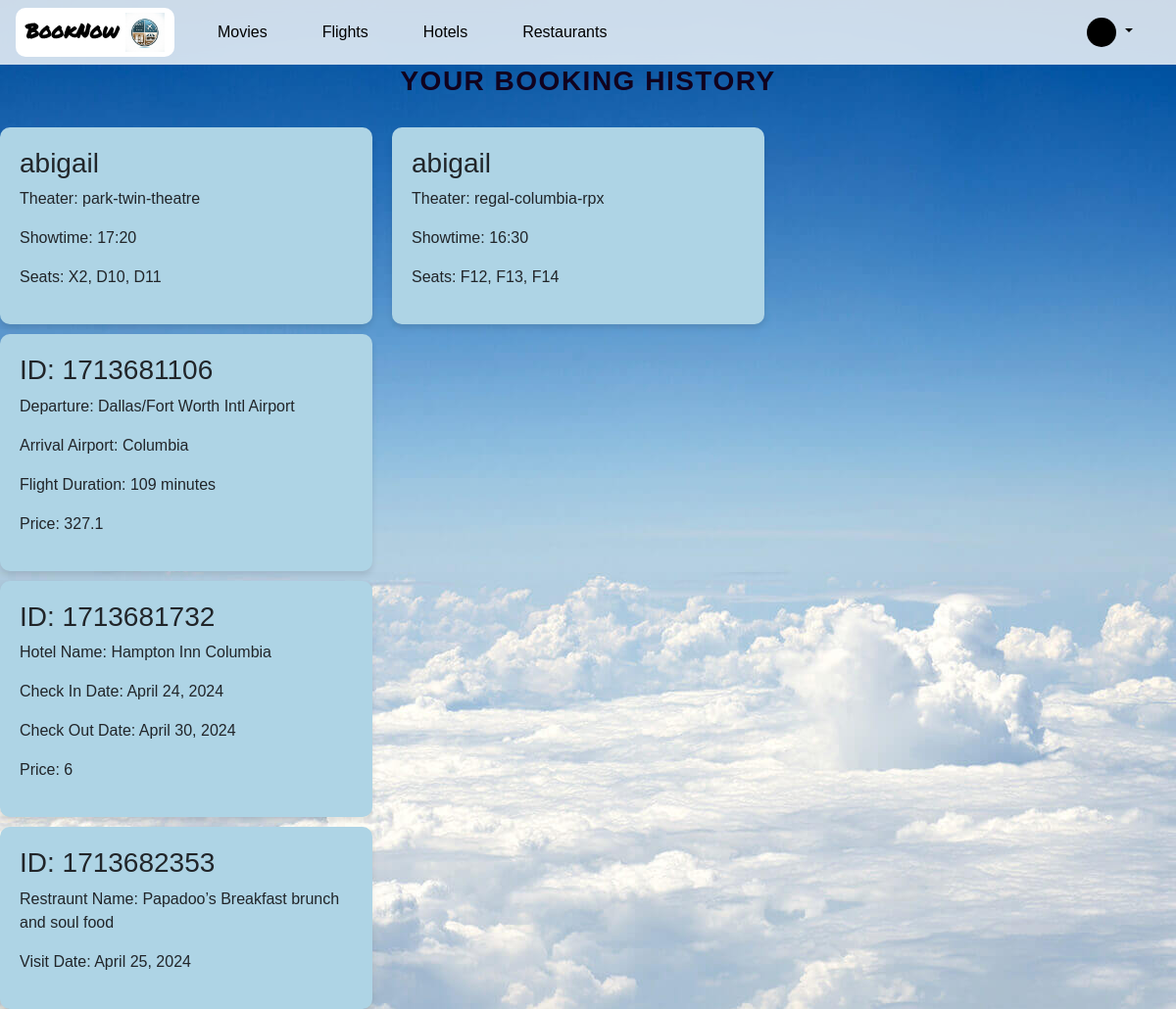
/history/ (signed in), run on the app's committed database.
### user/models.py (models this page shows, shortened)
class UserProfile(models.Model):
    user = models.OneToOneField(User, on_delete=models.CASCADE)
    name= models.CharField(max_length=100)
    lname=models.CharField(null=True,max_length=100,blank=True,default='')
    email = models.EmailField(null=True)
    profile_pic = models.ImageField(upload_to='profile_pics/', null=True, blank=True)
    address = models.TextField(null=True,blank=True)
    line1=models.TextField(null=True,blank=True,default='')
    line2=models.TextField(null=True,blank=True,default='')
    state=models.TextField(null=True,blank=True,default='')
    country=models.TextField(null=True,blank=True,default='')
    country_code=models.IntegerField( default=0)
    phno = models.IntegerField( default=0)

class MovieTickets(models.Model):
    user = models.ForeignKey(settings.AUTH_USER_MODEL, on_delete=models.CASCADE)
    theater = models.CharField(max_length=255)
    movie = models.CharField(max_length=255)
    showtime = models.CharField(max_length=25)
    booking_id = models.AutoField(primary_key=True)
    tickets = models.CharField(max_length=255)
    payment = models.BooleanField(default=False)

class FlightBooking(models.Model):
    user = models.CharField(max_length=20, default ="123")
    booking_id = models.CharField(max_length=20, unique=True)
    arrival_time = models.TimeField()
    arrival_airport = models.CharField(max_length=100)
    departure_airport = models.CharField(max_length=100)
    duration = models.IntegerField(help_text="Duration in minutes")
    price = models.FloatField()
    payment_card_ending = models.CharField(max_length=4)
    thank_you_note = models.TextField(default="Thank you for your booking!")

class HotelBooking(models.Model):
    user = models.CharField(max_length=20, default ="123")
    booking_id = models.CharField(max_length=100, unique=True)
    hotel_name = models.CharField(max_length=100)
    business_id = models.CharField(max_length=100)
    checkin_date = models.DateField()
    checkout_date = models.DateField()
    duration = models.IntegerField(help_text="Duration in days")
    price = models.FloatField()
    payment_card_ending = models.CharField(max_length=4)

class RestrauntBooking(models.Model):
    user = models.CharField(max_length=20, default ="123")
    booking_id = models.CharField(max_length=100, unique=True)
    restraunt_name = models.CharField(max_length=100)
    business_id = models.CharField(max_length=100)
    visit_date = models.DateField()
    payment_card_ending = models.CharField(max_length=4)

### user/views.py (the view)
# urls.py: path('history/', views.history, name='history'),
@login_required
def history(request):
    bookings = MovieTickets.objects.filter(user=request.user,payment=True).order_by('-showtime')
    flight_bookings = FlightBooking.objects.filter(user=request.user)
    flight_bookings_filtered = []
    for booking in flight_bookings:
        data = []
        data.extend([booking.booking_id, booking.arrival_airport, booking.departure_airport,  booking.duration, booking.price])
        passengers = Passenger.objects.filter(booking=booking)
        flight_bookings_filtered.append(data)
    hotel_bookings = HotelBooking.objects.filter(user=request.user)
    hotel_bookings_filtered = []
    for booking in hotel_bookings:
        data = []
        data.extend([booking.booking_id, booking.hotel_name, booking.checkin_date, booking.checkout_date, booking.duration, booking.price])
        passengers = HotelCustomer.objects.filter(booking=booking)
        hotel_bookings_filtered.append(data)
    restraunt_bookings = RestrauntBooking.objects.filter(user=request.user)
    restraunt_bookings_filtered = []
    for booking in restraunt_bookings:
        data = []
        data.extend([booking.booking_id, booking.restraunt_name, booking.visit_date])
        passengers = RestrauntCustomer.objects.filter(booking=booking)
        restraunt_bookings_filtered.append(data)
    context = {
        'bookings': bookings,
        'flight_bookings': flight_bookings_filtered,
        'hotel_bookings': hotel_bookings_filtered,
        'restraunt_bookings': restraunt_bookings_filtered
    }
    return render(request, 'history.html', context)

### templates/history.html (shortened to what this page needs)
{% extends 'base.html' %}
{% block content %}
<div class="booking-history">
    <h2 class="booking-history-header">Your Booking History</h2>
    <div class="bookings-container">
        {% for booking in bookings %}
            <div class="booking-card">
                <h3>{{ booking.movie }}</h3>
                <p>Theater: {{ booking.theater }}</p>
                <p>Showtime: {{ booking.showtime }}</p>
                <p>Seats: {{ booking.tickets }}</p>
            </div>
        {% empty %}
            <p>You have no bookings.</p>
        {% endfor %}
    </div>
    <div class="bookings-container">
        {% for booking in flight_bookings %}
            <div class="booking-card">
                <h3>ID: {{ booking.0 }}</h3>
                <p>Departure: {{ booking.1 }}</p>
                <p>Arrival Airport: {{ booking.2 }}</p>
                <p>Flight Duration: {{ booking.3 }} minutes</p>
                <p>Price: {{ booking.4 }}</p>
            </div>
        {% empty %}
            <p>You have no bookings.</p>
        {% endfor %}
    </div>
    <div class="bookings-container">
        {% for booking in hotel_bookings %}
            <div class="booking-card">
                <h3>ID: {{ booking.0 }}</h3>
                <p>Hotel Name: {{ booking.1 }}</p>
                <p>Check In Date: {{ booking.2 }}</p>
                <p>Check Out Date: {{ booking.3 }} </p>
                <p>Price: {{ booking.4 }}</p>
            </div>
        {% empty %}
            <p>You have no bookings.</p>
        {% endfor %}
    </div>
    <div class="bookings-container">
        {% for booking in restraunt_bookings %}
            <div class="booking-card">
                <h3>ID: {{ booking.0 }}</h3>
                <p>Restraunt Name: {{ booking.1 }}</p>
                <p>Visit Date: {{ booking.2 }} </p>
            </div>
        {% empty %}
            <p>You have no bookings.</p>
        {% endfor %}
    </div>
</div>
{% endblock %}

### templates/base.html (shortened to what this page needs)
{% load static %}
<!DOCTYPE html>
<html lang="en">
<head>
    <link href="https://stackpath.bootstrapcdn.com/bootstrap/4.5.2/css/bootstrap.min.css" rel="stylesheet">
    <link rel="stylesheet" href="https://stackpath.bootstrapcdn.com/font-awesome/4.7.0/css/font-awesome.min.css">
    <link rel="stylesheet" href="https://stackpath.bootstrapcdn.com/bootstrap/4.3.1/css/bootstrap.min.css">
    <link rel="stylesheet" href="https://cdnjs.cloudflare.com/ajax/libs/font-awesome/5.15.4/css/all.min.css">
    <link rel="stylesheet" href="{% static 'css/index.css' %}">
    <link rel="stylesheet" href="{% static 'css/bookings.css' %}">
    <link rel="stylesheet" href="{% static 'css/main.css' %}">
    <link rel="stylesheet" href="{% static 'css/seat.css' %}">
</head>
<body>
    <nav class="navbar navbar-expand-lg navbar-light" style="top: 0px;position: sticky;">
        <a class="navbar-brand" href="{% url 'home' %}" style="background-color: white; border-radius: 10px; padding-left: 10px; box-shadow: #000;">BookNow
            <img src="{% static 'logo.png' %}" alt="Logo" style="width: 40px; height: 40px; margin-right: 10px; vertical-align: middle;">
        </a>
        <div class="collapse navbar-collapse" id="navbarNav">
            <ul class="navbar-nav mr-auto">
                {% if request.resolver_match.url_name != 'home' %}
                    <li class="nav-item">
                        <a class="nav-link" href="{% url 'movies_home' %}">Movies</a>
                    </li>
                    <li class="nav-item">
                        <a class="nav-link" href="{% url 'search_flights' %}">Flights</a>
                    </li>
                    <li class="nav-item">
                        <a class="nav-link" href="{% url 'hotel_list' %}">Hotels</a>
                    </li>
                    <li class="nav-item">
                        <a class="nav-link" href="{% url 'restraunt_list' %}">Restaurants</a>
                    </li>
                {% endif %}
            </ul>
            {% if user.is_authenticated %}
            <ul class="navbar-nav">
                <li class="nav-item dropdown">
                    <a class="nav-link dropdown-toggle" href="#" id="navbarDropdownMenuLink" data-toggle="dropdown" aria-haspopup="true" aria-expanded="false">
                        {% if user.userprofile.profile_pic %}
                            <img src="{{ user.userprofile.profile_pic.url }}" alt="Profile" style="width: 30px; height: 30px; border-radius: 50%;">
                        {% else %}
                            <img src="{% static 'default-profile.png' %}" alt="Default" style="width: 30px; height: 30px; border-radius: 50%;">
                        {% endif %}
                    </a>
                </li>
            </ul>
            {% endif %}
        </div>
    </nav>
    {% block content %}
    {% endblock %}
</body>
</html>

### static/css/bookings.css (style rules this page uses)
body { background: linear-gradient(250deg, #0000007d, #0a0a0a1c), url(../images/bookings.jpg); min-height: 100vh; background-position: center; background-repeat: no-repeat; background-size: cover; }

### templates/history.html (style rules this page uses)
body { background: url("/static/profile_bg.jpg"); }
.booking-history .booking-history-header { text-align: center; font-size: 28px; color: #10011e; margin-bottom: 30px; text-transform: uppercase; letter-spacing: 1.5px; font-weight: 600; }
.booking-history .bookings-container { display: flex; flex-wrap: wrap; gap: 20px; margin-top: 10px; }
.booking-history .booking-card { flex: 0 1 calc(33.333% - 20px); background-color: #aed4e5; padding: 20px; border-radius: 10px; box-shadow: 0 4px 6px rgba(0, 0, 0, 0.1); }
.booking-history .booking-card h3 { margin-top: 0; }

### data on the page
MovieTickets: movie "abigail", theater "park-twin-theatre", showtime "17:20", tickets "X2, D10, D11"
MovieTickets: movie "abigail", theater "regal-columbia-rpx", showtime "16:30", tickets "F12, F13, F14"
FlightBooking: booking "1713681106", arrival_airport "Dallas/Fort Worth Intl Airport", departure_airport "Columbia", price "327.1"
HotelBooking: booking "1713681732", hotel_name "Hampton Inn Columbia", checkin_date "April 24, 2024", checkout_date "April 30, 2024"
RestrauntBooking: booking "1713682353", restraunt_name "Papadoo’s Breakfast brunch and soul food", visit_date "April 25, 2024"

### other printed values
{{ booking.3 }} "109"
{{ booking.4 }} "6"
